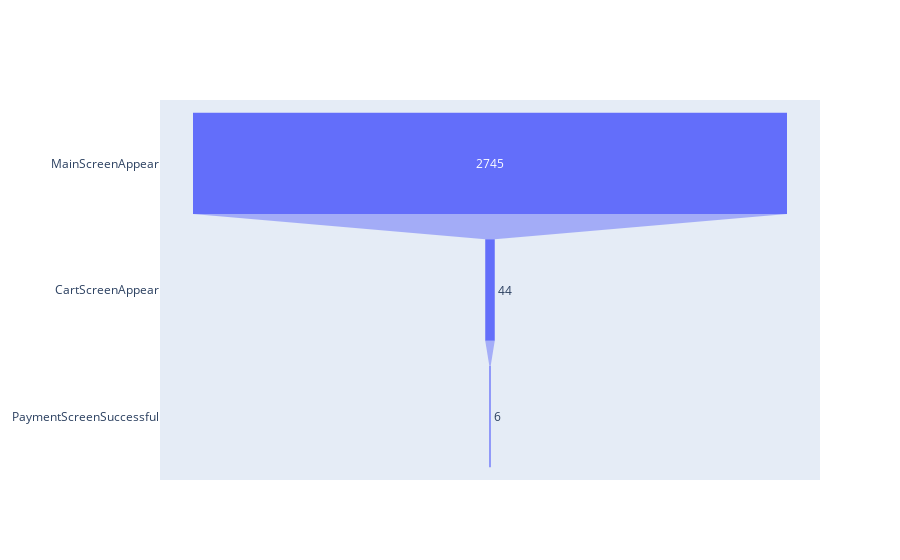

Notebook source saved alongside this figure:
### Code cell
funnel_users_3 = np.setdiff1d(
    new_df[new_df['eventname'] == 'MainScreenAppear']['deviceidhash'].unique(),
    new_df[new_df['eventname'] == 'OffersScreenAppear']['deviceidhash'].unique()
        )
funnel_df = new_df[
    np.logical_and(
        ~new_df['deviceidhash'].isin(funnel_users),
        new_df['deviceidhash'].isin(funnel_users_3)
        )
    ].groupby('eventname')['deviceidhash'].nunique()
funnel_df = funnel_df.reindex(['MainScreenAppear', 'CartScreenAppear', 'PaymentScreenSuccessful'])
fig = go.Figure(go.Funnel(
    y = funnel_df.index,
    x = funnel_df
    ))
fig.show()

### Figure 1 — Plotly figure (JSON) as saved in the notebook; plotly's stock layout.template omitted (floating-point values rounded to 4 significant figures)
{"data": [{"type": "funnel", "x": [2745, 44, 6], "y": ["MainScreenAppear", "CartScreenAppear", "PaymentScreenSuccessful"]}], "layout": {}}
